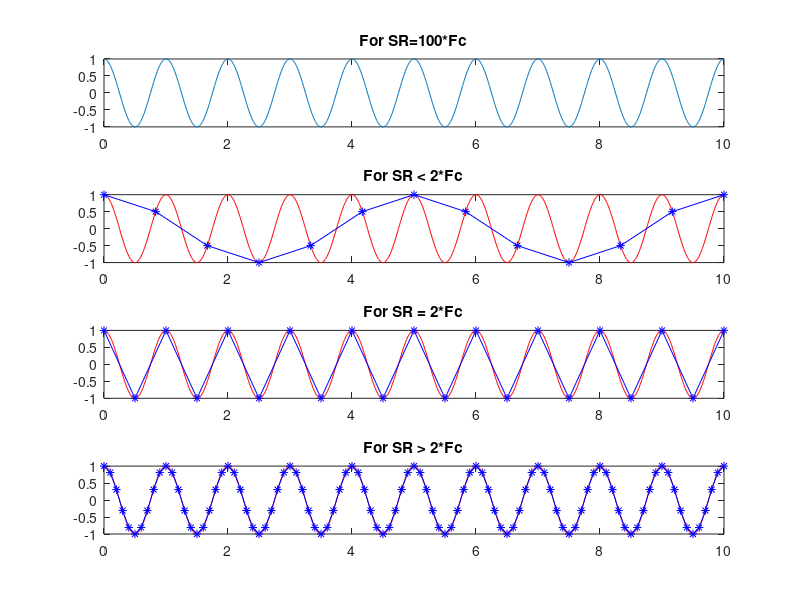

The MATLAB script that drew this image:
% =========================================================================
%                            Sampling Theorem
% =========================================================================
% This script plots four outputs of the same sinusoidal input for four
% values of the sampling frequency.
% =========================================================================

clc; clear all; close all; 
% Specifications
Fc = 1; Fs1 = 100*Fc; Fs2 = 1.2*Fc; Fs3 = 2*Fc; Fs4 = 10*Fc;
t1 = 0:1/Fs1:10; t2 = 0:1/Fs2:10; t3 = 0:1/Fs3:10; t4 = 0:1/Fs4:10; % 10Sec

% Signals
s1 = cos(2*pi*Fc*t1); % Original signal sampled at very high rate (100*Fc)
s2 = cos(2*pi*Fc*t2); % Original signal sampled at SR < 2*Fc (SR = Fc)
s3 = cos(2*pi*Fc*t3); % Original signal sampled at SR = 2*Fc
s4 = cos(2*pi*Fc*t4); % Original signal sampled at SR > 2*Fc (SR = 10*Fc)

% Plot these signals
subplot(411); plot(t1,s1); title('For SR=100*Fc');
subplot(412); plot(t1,s1,'r',t2,s2,'b*-'); title('For SR < 2*Fc');
subplot(413); plot(t1,s1,'r',t3,s3,'b*-'); title('For SR = 2*Fc');
subplot(414); plot(t1,s1,'r',t4,s4,'b*-'); title('For SR > 2*Fc');
% =========================================================================
